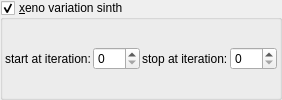
    <widget class="MyGroupBox" name="groupCheck_transf_function_enabledY_false">
     <property name="title">
      <string>&amp;xeno variation sinth</string>
     </property>
     <property name="checkable">
      <bool>true</bool>
     </property>
     <layout class="QVBoxLayout" name="verticalLayout_15" stretch="0">
      <property name="spacing">
       <number>2</number>
      </property>
      <property name="leftMargin">
       <number>2</number>
      </property>
      <property name="topMargin">
       <number>2</number>
      </property>
      <property name="rightMargin">
       <number>2</number>
      </property>
      <property name="bottomMargin">
       <number>2</number>
      </property>
      <item>
       <layout class="QHBoxLayout" name="horizontalLayout_20" stretch="0,1,0,1">
        <item>
         <widget class="QLabel" name="label_100">
          <property name="text">
           <string>start at iteration:</string>
          </property>
         </widget>
        </item>
        <item>
         <widget class="MySpinBox" name="spinboxInt_transf_start_iterations_Y">
          <property name="enabled">
           <bool>true</bool>
          </property>
          <property name="sizePolicy">
           <sizepolicy hsizetype="Minimum" vsizetype="Maximum">
            <horstretch>0</horstretch>
            <verstretch>0</verstretch>
           </sizepolicy>
          </property>
          <property name="minimum">
           <number>0</number>
          </property>
          <property name="maximum">
           <number>999</number>
          </property>
          <property name="value">
           <number>0</number>
          </property>
         </widget>
        </item>
        <item>
         <widget class="QLabel" name="label_72">
          <property name="text">
           <string>stop at iteration:</string>
          </property>
         </widget>
        </item>
        <item>
         <widget class="MySpinBox" name="spinboxInt_transf_stop_iterations_Y">
          <property name="enabled">
           <bool>true</bool>
          </property>
          <property name="sizePolicy">
           <sizepolicy hsizetype="Preferred" vsizetype="Maximum">
            <horstretch>0</horstretch>
            <verstretch>0</verstretch>
           </sizepolicy>
          </property>
          <property name="maximum">
           <number>999</number>
          </property>
         </widget>
        </item>
       </layout>
      </item>
     </layout>
    </widget>
